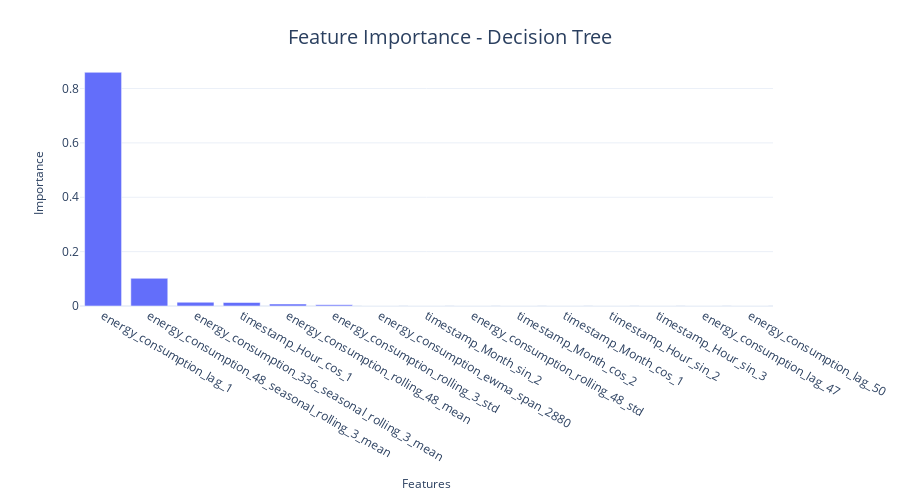

Notebook source saved alongside this figure:
### Code cell
fig = px.bar(feat_df.head(15), x="feature", y="importance")
format_plot(fig, xlabel="Features", ylabel="Importance", title=f"Feature Importance - {model_config.name}", font_size=12)
fig.write_image("imgs/chapter_7/dtree_fimp.png")
fig.show()

### Figure 1 — Plotly figure (JSON) as saved in the notebook; plotly's stock layout.template omitted (floating-point values rounded to 4 significant figures)
{"data": [{"alignmentgroup": "True", "hovertemplate": "feature=%{x}<br>importance=%{y}<extra></extra>", "legendgroup": "", "marker": {"color": "#636efa", "pattern": {"shape": ""}}, "name": "", "offsetgroup": "", "orientation": "v", "showlegend": false, "textposition": "auto", "type": "bar", "x": ["energy_consumption_lag_1", "energy_consumption_48_seasonal_rolling_3_mean", "energy_consumption_336_seasonal_rolling_3_mean", "timestamp_Hour_cos_1", "energy_consumption_rolling_48_mean", "energy_consumption_rolling_3_std", "energy_consumption_ewma_span_2880", "timestamp_Month_sin_2", "energy_consumption_rolling_48_std", "timestamp_Month_cos_2", "timestamp_Month_cos_1", "timestamp_Hour_sin_2", "timestamp_Hour_sin_3", "energy_consumption_lag_47", "energy_consumption_lag_50"], "xaxis": "x", "y": [0.8596, 0.1018, 0.01385, 0.01292, 0.007263, 0.004577, 0, 0, 0, 0, 0, 0, 0, 0, 0], "yaxis": "y"}], "layout": {"autosize": false, "barmode": "relative", "height": 500, "legend": {"font": {"size": 12}, "orientation": "h", "title": {}, "tracegroupgap": 0, "x": 1, "xanchor": "right", "y": 0.98, "yanchor": "bottom"}, "margin": {"t": 60}, "title": {"font": {"size": 20}, "text": "Feature Importance - Decision Tree", "x": 0.5, "xanchor": "center", "yanchor": "top"}, "width": 900, "xaxis": {"anchor": "y", "domain": [0, 1], "tickfont": {"size": 12}, "title": {"font": {"size": 12}, "text": "Features"}}, "yaxis": {"anchor": "x", "domain": [0, 1], "tickfont": {"size": 12}, "title": {"font": {"size": 12}, "text": "Importance"}}}}
